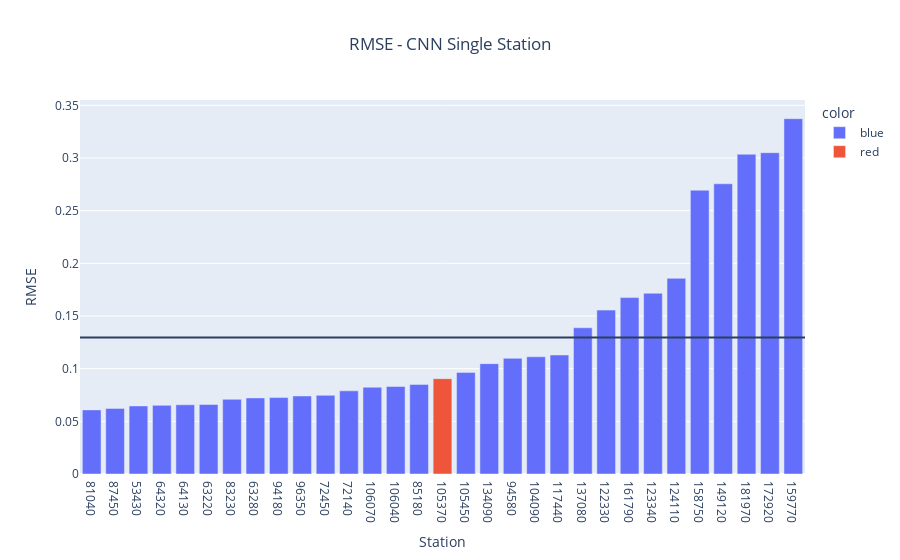

The notebook cell saved with this chart:
### Code cell
cnn_rmse_single = px.bar( 
    x=[str(x[1]) for x in rmses_single_cnn], 
    y=[x[0] for x in rmses_single_cnn],
    color=[x[4] for x in rmses_single_cnn],
    title='RMSE - CNN Single Station'
    )

cnn_rmse_single.update_layout(
        title_x=0.5,
        xaxis_title = 'Station',
        yaxis_title = 'RMSE',
        xaxis={'categoryorder':'total ascending'}
    )

cnn_rmse_single.add_hline(y = np.mean([x[0] for x in rmses_single_cnn]))

cnn_rmse_single.show()

### Figure 1 — Plotly figure (JSON) as saved in the notebook; plotly's stock layout.template omitted (floating-point values rounded to 4 significant figures)
{"data": [{"alignmentgroup": "True", "hovertemplate": "color=blue<br>x=%{x}<br>y=%{y}<extra></extra>", "legendgroup": "blue", "marker": {"color": "#636efa", "pattern": {"shape": ""}}, "name": "blue", "offsetgroup": "blue", "orientation": "v", "showlegend": true, "textposition": "auto", "type": "bar", "x": ["81040", "87450", "53430", "64320", "64130", "63220", "83230", "63280", "94180", "96350", "72450", "72140", "106070", "106040", "85180", "105450", "134090", "94580", "104090", "117440", "137080", "122330", "161790", "123340", "124110", "158750", "149120", "181970", "172920", "159770"], "xaxis": "x", "y": [0.06087, 0.06229, 0.06463, 0.06516, 0.06571, 0.066, 0.0709, 0.07225, 0.07256, 0.07406, 0.07466, 0.07897, 0.08236, 0.08309, 0.08509, 0.09646, 0.1048, 0.1098, 0.1113, 0.113, 0.1388, 0.1556, 0.1675, 0.1716, 0.1858, 0.2694, 0.2755, 0.3036, 0.305, 0.3373], "yaxis": "y"}, {"alignmentgroup": "True", "hovertemplate": "color=red<br>x=%{x}<br>y=%{y}<extra></extra>", "legendgroup": "red", "marker": {"color": "#EF553B", "pattern": {"shape": ""}}, "name": "red", "offsetgroup": "red", "orientation": "v", "showlegend": true, "textposition": "auto", "type": "bar", "x": ["105370"], "xaxis": "x", "y": [0.09051], "yaxis": "y"}], "layout": {"barmode": "relative", "legend": {"title": {"text": "color"}, "tracegroupgap": 0}, "shapes": [{"type": "line", "x0": 0, "x1": 1, "xref": "x domain", "y0": 0.1295, "y1": 0.1295, "yref": "y"}], "title": {"text": "RMSE - CNN Single Station", "x": 0.5}, "xaxis": {"anchor": "y", "categoryorder": "total ascending", "domain": [0, 1], "title": {"text": "Station"}}, "yaxis": {"anchor": "x", "domain": [0, 1], "title": {"text": "RMSE"}}}}
